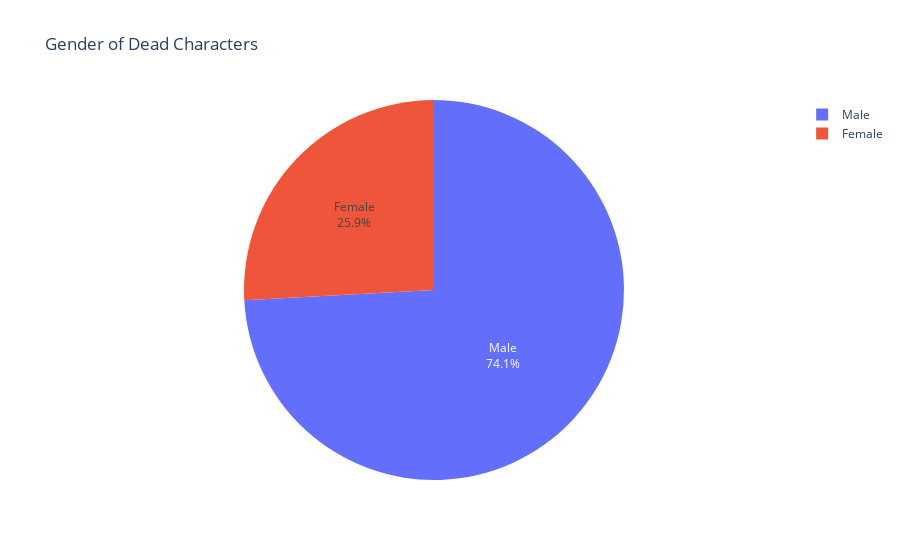

Notebook code for this chart:
### Code cell
# Gender of Dead Chracters

dead_df = got_deaths_df[got_deaths_df.isAlive == 0]
alive_df = got_deaths_df[got_deaths_df.isAlive == 1]
fig = px.pie(dead_df, names="gender_dict", title="Gender of Dead Characters")
fig.update_traces(textposition='inside', textinfo='label+percent')
fig.show()

### Figure 1 — Plotly figure (JSON) as saved in the notebook; plotly's stock layout.template omitted (floating-point values rounded to 4 significant figures; data arrays with more than 128 entries replaced by an {"elided": "..."} marker saying what was removed)
{"data": [{"domain": {"x": [0, 1], "y": [0, 1]}, "hoverlabel": {"namelength": 0}, "hovertemplate": "gender_dict=%{label}", "labels": {"elided": "495 str values"}, "legendgroup": "", "name": "", "showlegend": true, "textinfo": "label+percent", "textposition": "inside", "type": "pie"}], "layout": {"legend": {"tracegroupgap": 0}, "title": {"text": "Gender of Dead Characters"}}}
